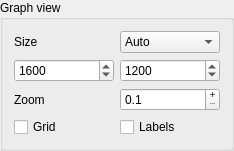
         <widget class="QGroupBox" name="groupBox_view">
          <property name="sizePolicy">
           <sizepolicy hsizetype="Maximum" vsizetype="Preferred">
            <horstretch>0</horstretch>
            <verstretch>0</verstretch>
           </sizepolicy>
          </property>
          <property name="title">
           <string>Graph view</string>
          </property>
          <layout class="QGridLayout" name="gridLayout_13">
           <item row="0" column="1">
            <widget class="QComboBox" name="comboBox_size">
             <property name="minimumSize">
              <size>
               <width>100</width>
               <height>0</height>
              </size>
             </property>
             <item>
              <property name="text">
               <string>Auto</string>
              </property>
             </item>
             <item>
              <property name="text">
               <string>360×270</string>
              </property>
             </item>
             <item>
              <property name="text">
               <string>480×360</string>
              </property>
             </item>
             <item>
              <property name="text">
               <string>640×480</string>
              </property>
             </item>
             <item>
              <property name="text">
               <string>800×600</string>
              </property>
             </item>
             <item>
              <property name="text">
               <string>1024×768</string>
              </property>
             </item>
             <item>
              <property name="text">
               <string>Custom</string>
              </property>
             </item>
            </widget>
           </item>
           <item row="2" column="0">
            <widget class="QLabel" name="label_zoom">
             <property name="text">
              <string>Zoom</string>
             </property>
            </widget>
           </item>
           <item row="1" column="0" colspan="2">
            <layout class="QHBoxLayout" name="horizontalLayout_7">
             <item>
              <widget class="QSpinBox" name="spinBox_width">
               <property name="minimumSize">
                <size>
                 <width>100</width>
                 <height>0</height>
                </size>
               </property>
               <property name="accelerated">
                <bool>true</bool>
               </property>
               <property name="minimum">
                <number>1</number>
               </property>
               <property name="maximum">
                <number>10000</number>
               </property>
               <property name="value">
                <number>1600</number>
               </property>
              </widget>
             </item>
             <item>
              <widget class="QSpinBox" name="spinBox_height">
               <property name="minimumSize">
                <size>
                 <width>100</width>
                 <height>0</height>
                </size>
               </property>
               <property name="accelerated">
                <bool>true</bool>
               </property>
               <property name="minimum">
                <number>1</number>
               </property>
               <property name="maximum">
                <number>10000</number>
               </property>
               <property name="value">
                <number>1200</number>
               </property>
              </widget>
             </item>
            </layout>
           </item>
           <item row="2" column="1">
            <widget class="QDoubleSpinBox" name="doubleSpinBox_zoom">
             <property name="minimumSize">
              <size>
               <width>100</width>
               <height>0</height>
              </size>
             </property>
             <property name="buttonSymbols">
              <enum>QAbstractSpinBox::PlusMinus</enum>
             </property>
             <property name="accelerated">
              <bool>true</bool>
             </property>
             <property name="decimals">
              <number>1</number>
             </property>
             <property name="minimum">
              <double>0.100000000000000</double>
             </property>
             <property name="maximum">
              <double>10.000000000000000</double>
             </property>
             <property name="singleStep">
              <double>0.100000000000000</double>
             </property>
             <property name="stepType">
              <enum>QAbstractSpinBox::AdaptiveDecimalStepType</enum>
             </property>
            </widget>
           </item>
           <item row="0" column="0">
            <widget class="QLabel" name="label_size">
             <property name="text">
              <string>Size</string>
             </property>
            </widget>
           </item>
           <item row="3" column="0" colspan="2">
            <layout class="QHBoxLayout" name="horizontalLayout">
             <item>
              <widget class="QCheckBox" name="checkBox_grid">
               <property name="text">
                <string>Grid</string>
               </property>
              </widget>
             </item>
             <item>
              <widget class="QCheckBox" name="checkBox_labels">
               <property name="text">
                <string>Labels</string>
               </property>
              </widget>
             </item>
            </layout>
           </item>
          </layout>
         </widget>
